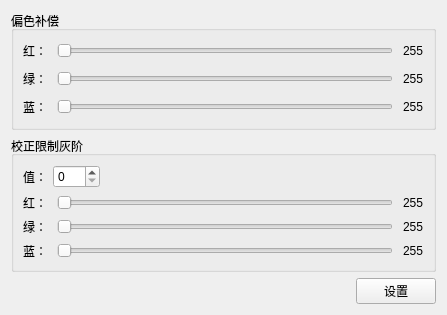
<?xml version="1.0" encoding="UTF-8"?>
<ui version="4.0">
 <class>GrayFineProcessing</class>
 <widget class="QWidget" name="GrayFineProcessing">
  <property name="geometry">
   <rect>
    <x>0</x>
    <y>0</y>
    <width>447</width>
    <height>315</height>
   </rect>
  </property>
  <property name="windowTitle">
   <string>灰度精细处理</string>
  </property>
  <layout class="QVBoxLayout" name="verticalLayout_8">
   <item>
    <layout class="QVBoxLayout" name="verticalLayout_7">
     <item>
      <layout class="QVBoxLayout" name="verticalLayout_6">
       <item>
        <widget class="QGroupBox" name="groupBox">
         <property name="title">
          <string>偏色补偿</string>
         </property>
         <layout class="QVBoxLayout" name="verticalLayout_5">
          <item>
           <layout class="QVBoxLayout" name="verticalLayout">
            <item>
             <layout class="QHBoxLayout" name="horizontalLayout_2">
              <property name="spacing">
               <number>10</number>
              </property>
              <item>
               <layout class="QHBoxLayout" name="horizontalLayout">
                <item>
                 <widget class="QLabel" name="label">
                  <property name="text">
                   <string>红：</string>
                  </property>
                 </widget>
                </item>
                <item>
                 <widget class="QSlider" name="CompensationRhorizontalSlider">
                  <property name="maximum">
                   <number>255</number>
                  </property>
                  <property name="orientation">
                   <enum>Qt::Horizontal</enum>
                  </property>
                 </widget>
                </item>
               </layout>
              </item>
              <item>
               <widget class="QLabel" name="CompensationRlabel">
                <property name="text">
                 <string>255</string>
                </property>
               </widget>
              </item>
             </layout>
            </item>
            <item>
             <layout class="QHBoxLayout" name="horizontalLayout_3">
              <property name="spacing">
               <number>10</number>
              </property>
              <item>
               <layout class="QHBoxLayout" name="horizontalLayout_4">
                <item>
                 <widget class="QLabel" name="label_3">
                  <property name="text">
                   <string>绿：</string>
                  </property>
                 </widget>
                </item>
                <item>
                 <widget class="QSlider" name="CompensationGhorizontalSlider">
                  <property name="maximum">
                   <number>255</number>
                  </property>
                  <property name="orientation">
                   <enum>Qt::Horizontal</enum>
                  </property>
                 </widget>
                </item>
               </layout>
              </item>
              <item>
               <widget class="QLabel" name="CompensationGlabel">
                <property name="text">
                 <string>255</string>
                </property>
               </widget>
              </item>
             </layout>
            </item>
            <item>
             <layout class="QHBoxLayout" name="horizontalLayout_5">
              <property name="spacing">
               <number>10</number>
              </property>
              <item>
               <layout class="QHBoxLayout" name="horizontalLayout_6">
                <item>
                 <widget class="QLabel" name="label_5">
                  <property name="text">
                   <string>蓝：</string>
                  </property>
                 </widget>
                </item>
                <item>
                 <widget class="QSlider" name="CompensationBhorizontalSlider">
                  <property name="maximum">
                   <number>255</number>
                  </property>
                  <property name="orientation">
                   <enum>Qt::Horizontal</enum>
                  </property>
                 </widget>
                </item>
               </layout>
              </item>
              <item>
               <widget class="QLabel" name="CompensationBlabel">
                <property name="text">
                 <string>255</string>
                </property>
               </widget>
              </item>
             </layout>
            </item>
           </layout>
          </item>
         </layout>
        </widget>
       </item>
       <item>
        <widget class="QGroupBox" name="groupBox_2">
         <property name="title">
          <string>校正限制灰阶</string>
         </property>
         <layout class="QVBoxLayout" name="verticalLayout_4">
          <item>
           <layout class="QVBoxLayout" name="verticalLayout_3">
            <item>
             <layout class="QHBoxLayout" name="horizontalLayout_14">
              <item>
               <layout class="QHBoxLayout" name="horizontalLayout_13">
                <item>
                 <widget class="QLabel" name="label_13">
                  <property name="text">
                   <string>值：</string>
                  </property>
                 </widget>
                </item>
                <item>
                 <widget class="QSpinBox" name="ValuespinBox">
                  <property name="maximum">
                   <number>255</number>
                  </property>
                 </widget>
                </item>
               </layout>
              </item>
              <item>
               <spacer name="horizontalSpacer">
                <property name="orientation">
                 <enum>Qt::Horizontal</enum>
                </property>
                <property name="sizeHint" stdset="0">
                 <size>
                  <width>40</width>
                  <height>20</height>
                 </size>
                </property>
               </spacer>
              </item>
             </layout>
            </item>
            <item>
             <layout class="QVBoxLayout" name="verticalLayout_2">
              <item>
               <layout class="QHBoxLayout" name="horizontalLayout_7">
                <property name="spacing">
                 <number>10</number>
                </property>
                <item>
                 <layout class="QHBoxLayout" name="horizontalLayout_8">
                  <item>
                   <widget class="QLabel" name="label_7">
                    <property name="text">
                     <string>红：</string>
                    </property>
                   </widget>
                  </item>
                  <item>
                   <widget class="QSlider" name="LimitRhorizontalSlider">
                    <property name="maximum">
                     <number>255</number>
                    </property>
                    <property name="orientation">
                     <enum>Qt::Horizontal</enum>
                    </property>
                   </widget>
                  </item>
                 </layout>
                </item>
                <item>
                 <widget class="QLabel" name="LimitRlabel">
                  <property name="text">
                   <string>255</string>
                  </property>
                 </widget>
                </item>
               </layout>
              </item>
              <item>
               <layout class="QHBoxLayout" name="horizontalLayout_9">
                <property name="spacing">
                 <number>10</number>
                </property>
                <item>
                 <layout class="QHBoxLayout" name="horizontalLayout_10">
                  <item>
                   <widget class="QLabel" name="label_9">
                    <property name="text">
                     <string>绿：</string>
                    </property>
                   </widget>
                  </item>
                  <item>
                   <widget class="QSlider" name="LimitGhorizontalSlider">
                    <property name="maximum">
                     <number>255</number>
                    </property>
                    <property name="orientation">
                     <enum>Qt::Horizontal</enum>
                    </property>
                   </widget>
                  </item>
                 </layout>
                </item>
                <item>
                 <widget class="QLabel" name="LimitGlabel">
                  <property name="text">
                   <string>255</string>
                  </property>
                 </widget>
                </item>
               </layout>
              </item>
              <item>
               <layout class="QHBoxLayout" name="horizontalLayout_11">
                <property name="spacing">
                 <number>10</number>
                </property>
                <item>
                 <layout class="QHBoxLayout" name="horizontalLayout_12">
                  <item>
                   <widget class="QLabel" name="label_11">
                    <property name="text">
                     <string>蓝：</string>
                    </property>
                   </widget>
                  </item>
                  <item>
                   <widget class="QSlider" name="LimitBhorizontalSlider">
                    <property name="maximum">
                     <number>255</number>
                    </property>
                    <property name="orientation">
                     <enum>Qt::Horizontal</enum>
                    </property>
                   </widget>
                  </item>
                 </layout>
                </item>
                <item>
                 <widget class="QLabel" name="LimitBlabel">
                  <property name="text">
                   <string>255</string>
                  </property>
                 </widget>
                </item>
               </layout>
              </item>
             </layout>
            </item>
           </layout>
          </item>
         </layout>
        </widget>
       </item>
      </layout>
     </item>
     <item>
      <layout class="QHBoxLayout" name="horizontalLayout_15">
       <item>
        <spacer name="horizontalSpacer_2">
         <property name="orientation">
          <enum>Qt::Horizontal</enum>
         </property>
         <property name="sizeHint" stdset="0">
          <size>
           <width>40</width>
           <height>20</height>
          </size>
         </property>
        </spacer>
       </item>
       <item>
        <widget class="QPushButton" name="pushButton">
         <property name="text">
          <string>    设置    </string>
         </property>
        </widget>
       </item>
      </layout>
     </item>
    </layout>
   </item>
  </layout>
 </widget>
 <resources/>
 <connections/>
</ui>
